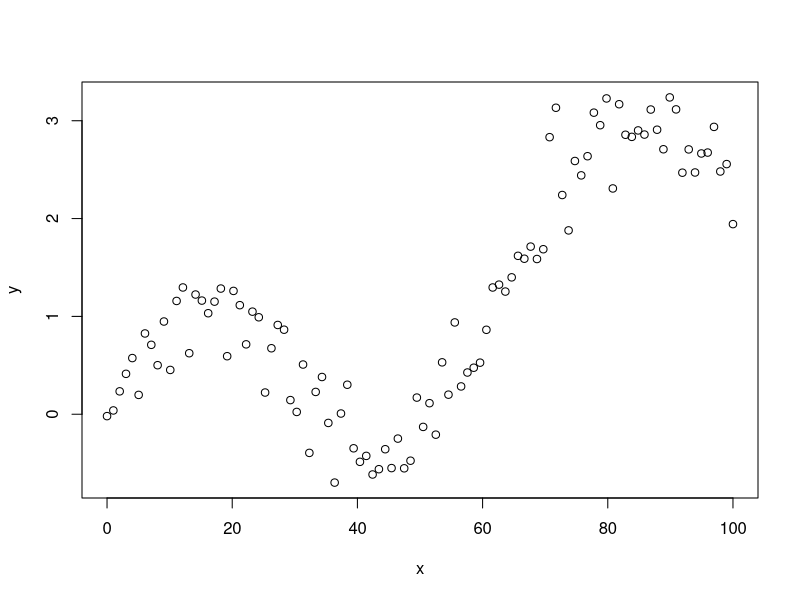
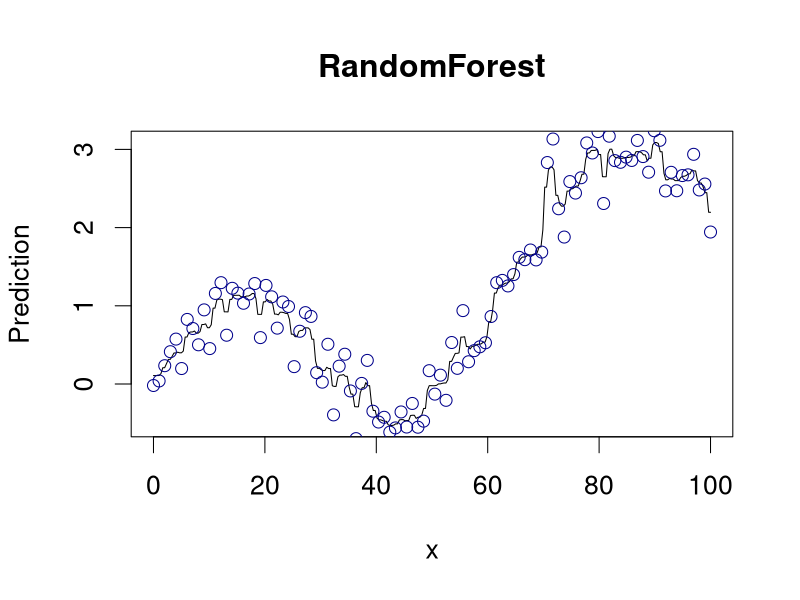
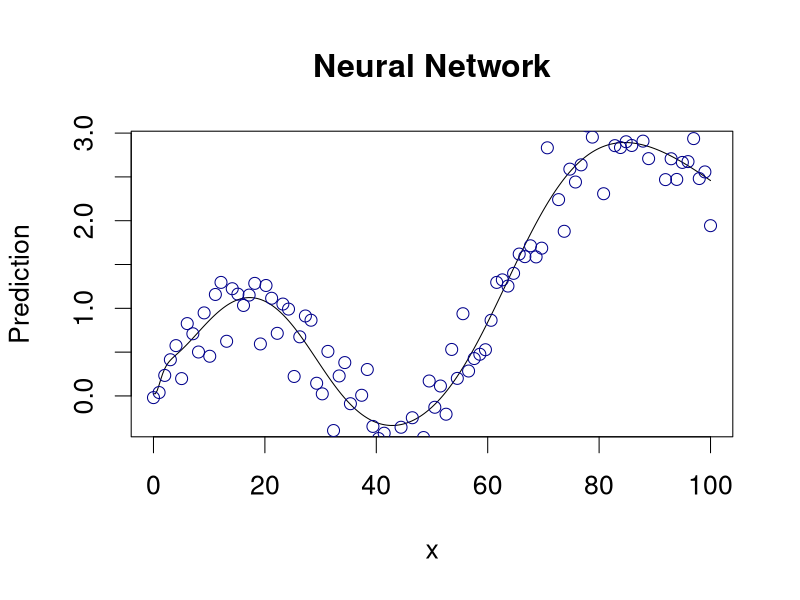

Reproduce these figures in R, in order.

# Compare what a 1d prediction looks like with 5 and 10 hidden units.

library(caret)


# Make data

x <- seq(0, 100, length.out = 100)
xpred <- data.frame(x = seq(0, 100, length.out = 300))

y <- sin(x / 10) + 0.0003 * x ^ 2 + rnorm(length(x), 0, 0.3)

d <- data.frame(x, y)


plot(x, y)



tr <- trainControl(method = 'LGOCV', p = 1)


hyp1 <- data.frame(mtry = 1)



rf <- train(y ~ x, data = d,
            method = 'rf', 
            tuneGrid = hyp1
)

prf <- predict(rf, newdata = xpred)


png('rf.png')
par(cex = 1.6)
plot(xpred$x, prf, type = 'l', ylab = 'Prediction', xlab = 'x', main = 'RandomForest')
points(x, y, col = 'darkblue')


dev.off()




hyp2 <- data.frame(size = 30,
                   decay = 0.0001
                   )



nn <- train(y ~ x, data = d,
            method = 'nnet', 
            tuneGrid = hyp2,
            linout = TRUE
)

pnn <- predict(nn, newdata = xpred)



png('nn.png')
par(cex = 1.6)
plot(xpred$x, pnn, type = 'l', ylab = 'Prediction', xlab = 'x', main = 'Neural Network')
points(x, y, col = 'darkblue')
dev.off()





